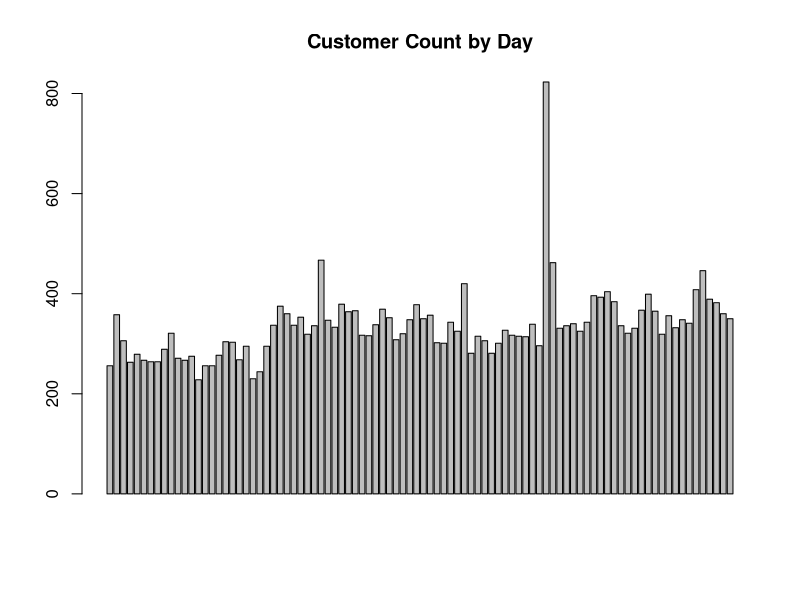
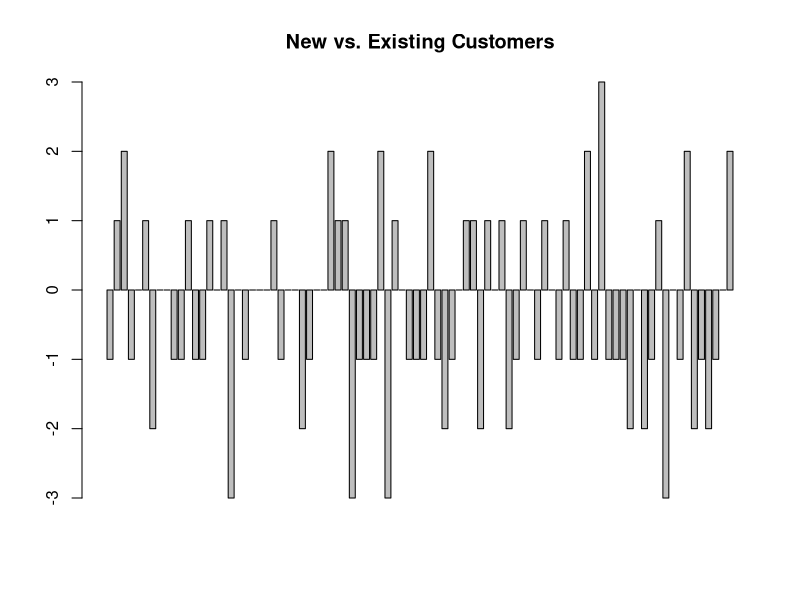
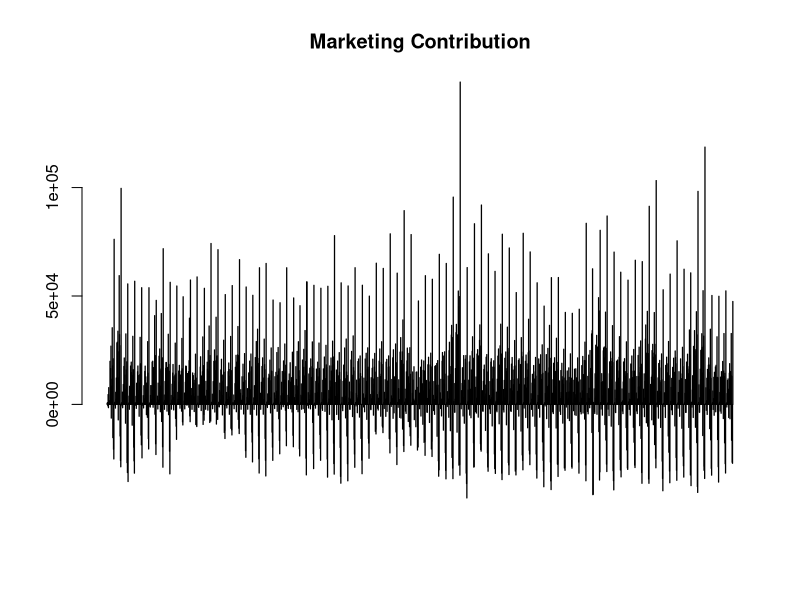

Write R code to recreate these figures, in order.
## ---- chunk 1
#| output: false
df <- read.csv("data/scripting-test.csv")
head(df, n = 10)
## ---- chunk 2
#| echo: false
knitr::kable(head(df, n = 10))
## ---- chunk 3
#| output: false

library(dplyr)
unidentified <- filter(df, Customer_Type == "EXISTING" & Channel == "Unidentified")
head(unidentified, n = 10)
## ---- chunk 4
#| echo: false
knitr::kable(head(unidentified, n = 10))
## ---- chunk 5
barplot(unidentified$Customer_Count, main="Customer Count by Day")
## ---- chunk 6
sum(unidentified$Marketing_Spend)
mean(unidentified$Marketing_Spend)
## ---- chunk 7
#| output: false
brand <- df |>
  filter(df$Channel == "Brand")
brand <- brand |>
  mutate("New" = if_else(Customer_Type == "NEW", Customer_Count, 0)) |>
  mutate("Existing" = if_else(Customer_Type == "EXISTING", Customer_Count, 0))
brand <- brand |> group_by(Date)
brand <- brand |> summarise(
    New = sum(New),
    Existing = sum(Existing)
)
brand[is.na(brand)] <- 0
brand <- brand |>
  mutate("Delta" = New - Existing)

head(brand, n = 10)
## ---- chunk 8
#| echo: false
knitr::kable(head(brand, n = 10))
## ---- chunk 9
barplot(brand$Delta, main="New vs. Existing Customers")
## ---- chunk 10
#| output: false
mc <- df |>
  mutate(Marketing_Contribution = Gross_Profit - Marketing_Spend)
head(mc, n = 10)
## ---- chunk 11
#| echo: false
knitr::kable(head(mc, n = 10))
## ---- chunk 12
barplot(mc$Marketing_Contribution, main="Marketing Contribution")
